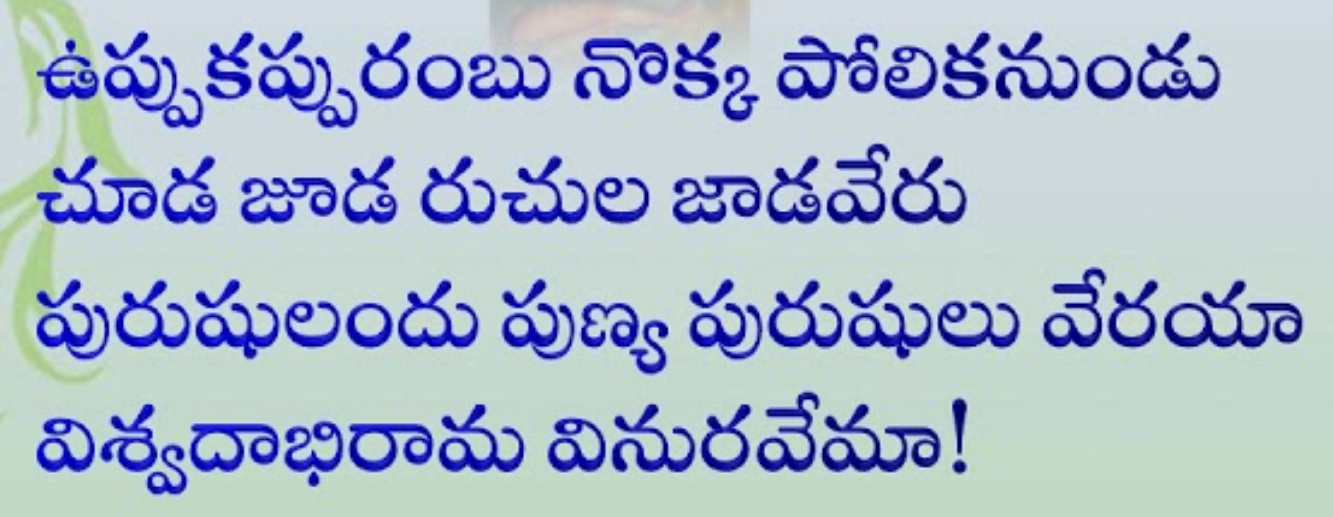
#> input picture test/Img1.png, 1333 x 517 px, found by its file name
$ jupyter execute Main.ipynb   (shell and % lines are left out)
#> lines starting #> are read from the running program, lines starting #| are printed output that depends on the picture; after the words box and inside, x2 and y2 are one past the last pixel; in counts of white or black regions, pixels touching at a corner belong together
[cell 1]
# !pip install opencv-python
# !pip install Pillow
from PIL import Image

[cell 2]
import numpy as np
import cv2
import matplotlib.pyplot as plt

[cell 3]
path='./test/img1.png'
img = cv2.imread(path)
#> img is the input picture: shape (517, 1333, 3); mean B, G, R 205.5, 187.3, 173.6
img = cv2.cvtColor(img, cv2.COLOR_BGR2RGB)

plt.imshow(img)
plt.title('Original Image')
plt.show()

img = cv2.cvtColor(img, cv2.COLOR_BGR2GRAY)
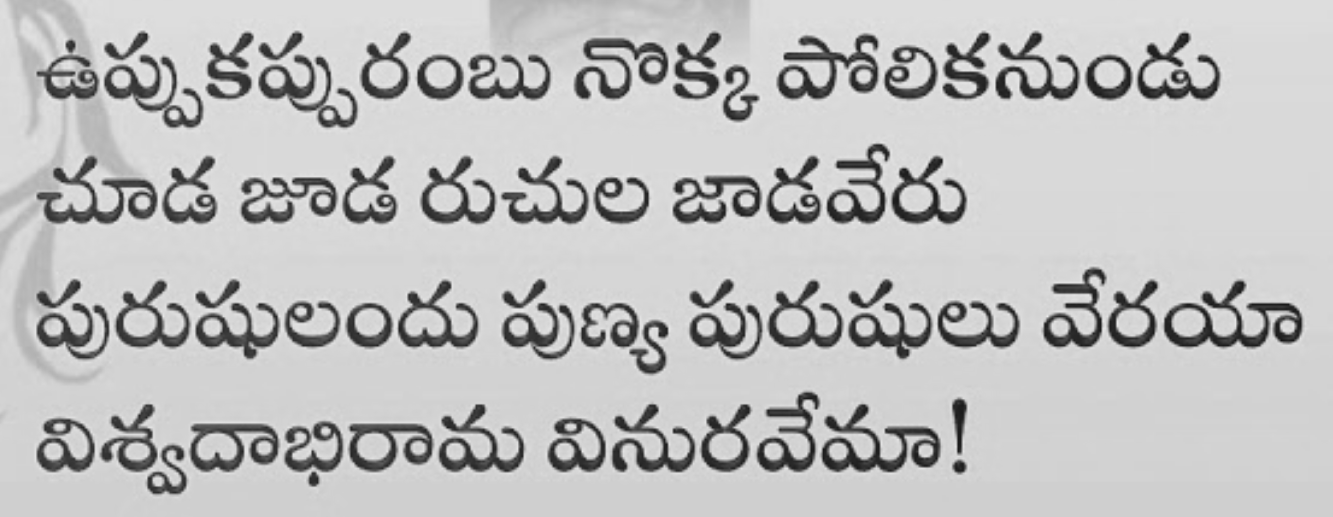
#> img: shape (517, 1333); min 22, max 235, mean 191.2
plt.imshow(img,cmap='Greys')
plt.title('Grayscale')
plt.show()

[cell 4]
print(img.shape)
#| (517, 1333)
img

[cell 5]
# #converting using PIL

# img1 = np.asarray(Image.open(path).convert('L'))
# plt.imshow(img1)
# plt.show()

[cell 6]
# img1.shape

[cell 7]
# Converting to Binary Image

ret,bin_img = cv2.threshold(img,0,255,cv2.THRESH_OTSU+cv2.THRESH_BINARY)
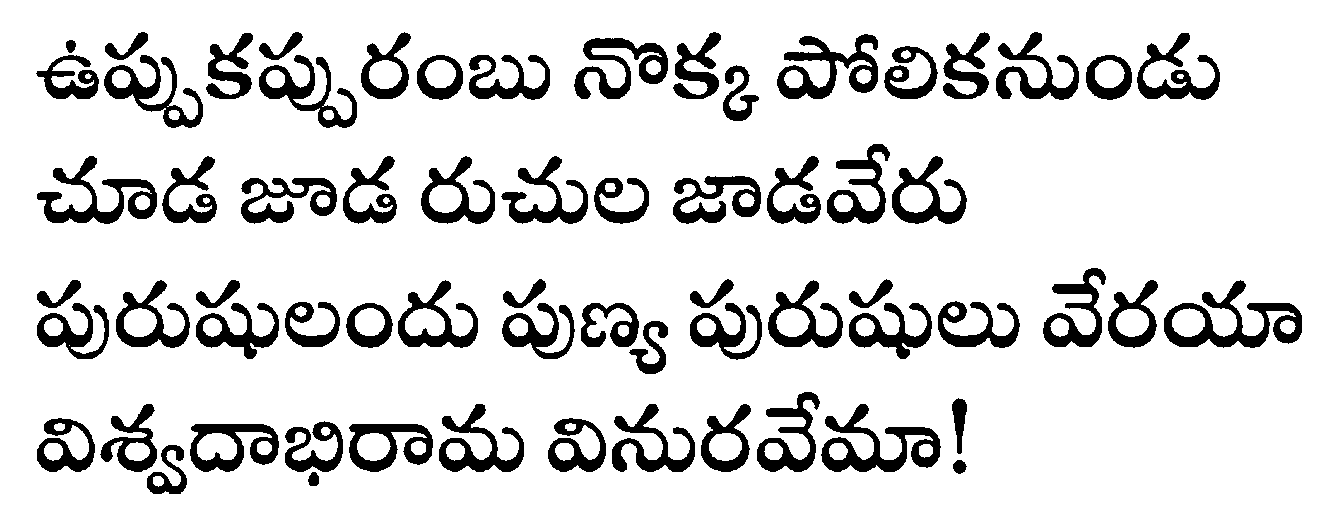
#> bin_img: shape (517, 1333); 85.5% white; 66 black regions, largest, box (x1, y1, x2, y2) and area: (1164, 280, 1302, 348) 3338, (821, 404, 941, 472) 3088, (777, 34, 878, 99) 2801
#> ret = 143
plt.imshow(bin_img,cmap='Greys')
plt.show()

[cell 8]
# segmenting img to lines

def seg_lines(img):
    lines=[]
    seg_points = []
    start = end = 0
    for i in range(len(img)-1):
        if np.count_nonzero(img[i] == 0) > 0 and np.count_nonzero(img[i-1] == 0) == 0 :
            start = i
        if np.count_nonzero(img[i]==0) > 0 and np.count_nonzero(img[i+1]==0) == 0 :
            end = i
            seg_points.append([start,end])
#> after the loop, seg_points = [[32, 127], [144, 223], [268, 373], [392, 493]]
    for i in range(len(seg_points)):
        lines.append(img[seg_points[i][0]:seg_points[i][1]])
#> this loop made 4 passes
#> after the loop, lines = 4 items
    return lines

lines = seg_lines(bin_img)
#> lines = 4 items
for i in lines:
    plt.imshow(i,cmap='Greys')
    plt.show()
#> this loop made 4 passes
#> pass 1, `plt.show()`:
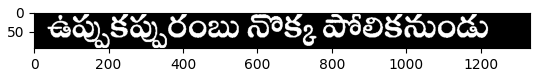
#> figure drawn by matplotlib, 1 panel
#> pass 2, `plt.show()`:
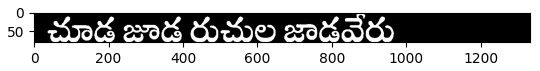
#> figure drawn by matplotlib, 1 panel

$ run again, with test/img2.png copied over test/Img1.png
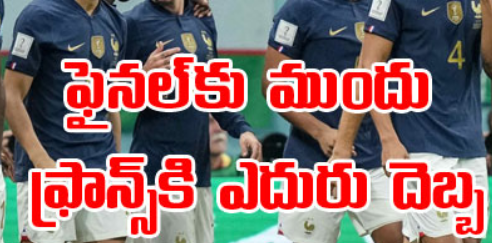
#> input picture test/img2.png, 492 x 243 px, found by its file name
#> img is the input picture: shape (243, 492, 3); mean B, G, R 105.3, 105, 138.3
#> `img = cv2.cvtColor(img, cv2.COLOR_BGR2GRAY)`:
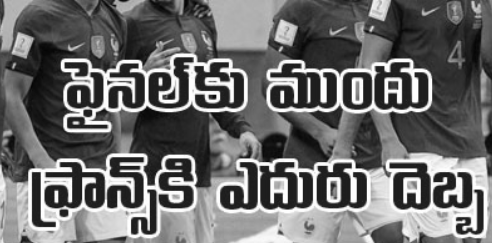
#> img: shape (243, 492); min 3, max 255, mean 108.9
#| (243, 492)
#> `ret,bin_img = cv2.threshold(img,0,255,cv2.THRESH_OTSU+cv2.THRESH_BINARY)`:
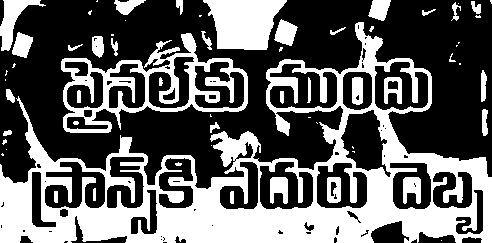
#> bin_img: shape (243, 492); 37.9% white; 63 white regions (26 under 20 px), largest, box (x1, y1, x2, y2) and area: (0, 22, 492, 243) 31526, (61, 33, 248, 133) 5266, (203, 0, 287, 50) 2999
#> ret = 125
#> after the loop in seg_lines, `for i in range(len(img)-1):`: seg_points = []
